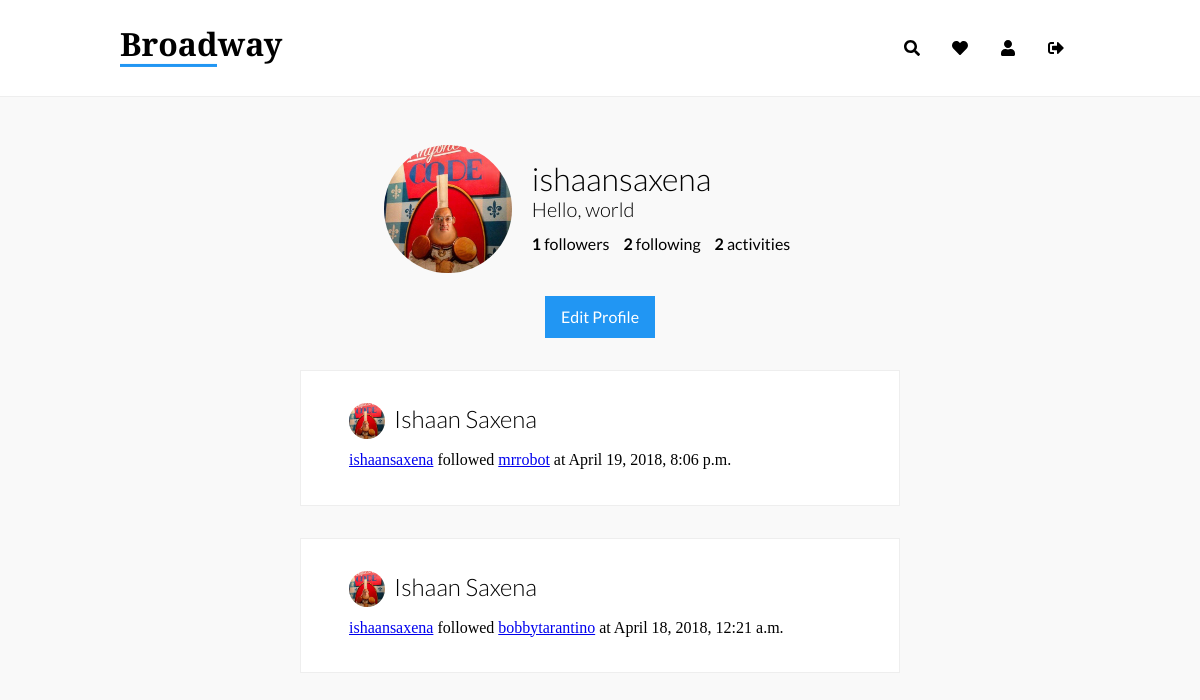
Page /u/ (signed in) on the earlier database version.
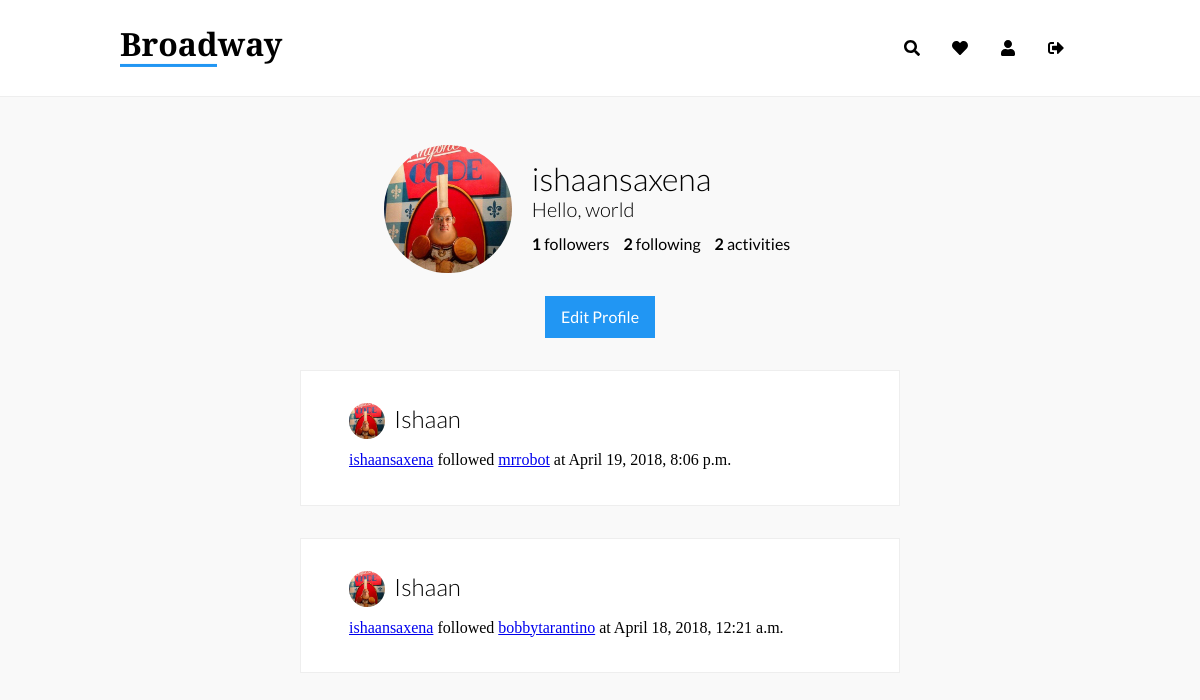
Same page on the later database version.
### user/models.py (models this page shows, shortened)
class Profile(models.Model):
    user = models.OneToOneField(User, on_delete=models.CASCADE)
    bio = models.TextField(max_length=512, blank=True)
    birth_date = models.DateField(null=True, blank=True)
    name = models.CharField(max_length=32, blank=True)
    profile_picture = models.ImageField(
        upload_to='static/assets/user_images/',
        default='static/assets/user_images/default.png',
        blank=True
    )
    created_at = models.DateTimeField(
        auto_now_add=True
    )
    followers = models.IntegerField(default=0)
    following = models.IntegerField(default=0)
    def __str__(self):
        return self.user.username

class Activity(models.Model):
    activity_type = models.CharField(max_length=50)
    main_user = models.ForeignKey(
        Profile,
        on_delete=models.CASCADE,
        related_name="main_user",
        null=True
    )
    movie = models.ForeignKey(
        main.models.Movie,
        on_delete=models.CASCADE,
        related_name="add_movie",
        null=True,
        blank=True
    )
    activity_user = models.ForeignKey(
        Profile,
        on_delete=models.CASCADE,
        related_name="activity_user",
        null=True,
        blank=True
    )
    created_at = models.DateTimeField(
        auto_now_add=True
    )

### user/views.py (the view)
# urls.py: path('', views.profile, name='profile'),
@login_required
def profile(request):
    user_profile = Profile.objects.get(user=request.user)
    activities = Activity.objects.filter(main_user=user_profile).order_by('-created_at')
    context = {
        'profile': user_profile,
        'activities': activities,
    }
    return render(request, 'user/profile.html', context)

### templates/user/profile.html (shortened to what this page needs)
{% extends "base.html" %}
{% load static %}
{% block assets %}
<link rel="stylesheet" href="{% static 'css/profile.css' %}">
<link rel="stylesheet" href="{% static 'css/activity.css' %}">
{% endblock %}
{% block content %}
<div class="container">
    <div class="section transparent profile-outer">
        <div class="profile profile-picture">
            <img src="/{{ profile.profile_picture }}">
        </div>
        <div class="profile profile-data">
            <h1 class="username">{{user.username}}</h1>
            <p class="data-outer">
                {{ profile.bio }}
            </p>
            <p class="data-outer">
                <span class="data"><span class="interactions">{{ profile.followers }}</span> followers</span>
                <span class="data"><span class="interactions">{{ profile.following }}</span> following</span>
                <span class="data"><span class="interactions">{{ activities.count }}</span> activities</span>
            </p>
        </div>
    </div>
    <div class="btn-container">
        <a href="{% url 'edit' %}" class="btn btn-edit">Edit Profile</a>
    </div>
</div>
<div class="container small">
    {% for activity in activities %}
        <div class="section">
            <div class="row">
                <div class="profile-picture">
                    <img src="/{{ activity.main_user.profile_picture }}">
                </div>
                <div class="heading">
                    <h2>
                    {% if activity.main_user.name %}
                        {{ activity.main_user.name }}
                    {% else %}
                        {{ activity.main_user }}
                    {% endif %}
                    </h2>
                </div>
            </div>
            <div class="row">
                {% if activity.movie %}
                {% else %}
                    <a href="/u/{{ activity.main_user }}">{{ activity.main_user }}</a>
                    {{ activity.activity_type }}
                    <a href="/u/{{ activity.activity_user }}">{% if activity.activity_user.user == request.user %}you{% else %}{{ activity.activity_user }}{% endif %}</a>
                    at {{ activity.created_at }}
                {% endif %}
            </div>
        </div>
    {% endfor %}
</div>
{% endblock %}

### templates/base.html (shortened to what this page needs)
{% load static %}
<!DOCTYPE html>
<html lang="en" dir="ltr">
    <head>
        <link rel="stylesheet" href="{% static 'css/main.css' %}" />
        <link rel="stylesheet" href="{% static 'css/menu.css' %}" />
        <link rel="stylesheet" href="{% static 'css/normalize.min.css' %}" />
        {% block assets %}
        {% endblock %}
    </head>
    <body>
        <div class="main">
        {% if user.is_authenticated %}
            <div class="menu">
                <div class="container">
                    <a href="{% url 'index' %}" class="logo menu-item">
                        <div class="text">Broadway</div>
                    </a>
                    <a class="menu-item" href="{% url 'logout' %}">
                        <i class="fas fa-sign-out-alt"></i>
                    </a>
                    <a class="menu-item" href="{% url 'profile' %}">
                        <i class="fas fa-user"></i>
                    </a>
                    <a class="menu-item" href="#">
                        <i class="fas fa-heart"></i>
                    </a>
                    <a class="menu-item search" href="#">
                        <i class="fas fa-search"></i>
                    </a>
                </div>
            </div>
        {% endif %}
        {% block content %}
        {% endblock %}
    </div>
    </body>
</html>

### static/css/main.css (style rules this page uses)
html { -moz-osx-font-smoothing:grayscale;-webkit-font-smoothing:antialiased;text-rendering:optimizeLegibility;-webkit-font-feature-settings:"kern";-moz-font-feature-settings:"kern";font-feature-settings:"kern";-webkit-perspective:1000 }
body { width:100%;min-height:100vh;background:#F9F9F9 }
.container { display:block;position:relative;margin:0 10%;width:auto }
.container.small { margin:0 25% }
.section { width:auto;padding:2rem 3rem;margin:2rem 0 0 0;background:#FFFFFF;border:solid 1px #EEEEEE }
.section.transparent { padding:1rem 4rem;background:transparent;border:none }
.btn { cursor:pointer;text-decoration:none;display:inline-block;padding:0.75rem 1rem;background:#1976D2;color:#FFFFFF;border:none;outline:none;-webkit-box-shadow:none;box-shadow:none;text-align:center;font-family:"Lato", sans-serif;font-weight:400;font-size:1rem;background:#2196F3;-webkit-transition:all 0.15s ease;-o-transition:all 0.15s ease;transition:all 0.15s ease }

### static/css/menu.css (style rules this page uses)
.menu { display: block; position: -webkit-sticky; position: sticky; top: 0; left: 0; width: 100%; background: #FFFFFF; padding: 1rem 0; text-align: center; z-index: 98; border-bottom: solid 1px #EEEEEE; }
.menu .menu-item { display: block; position: relative; text-decoration: none; color: inherit; float: right; height: 4rem; width: 3rem; -webkit-transition: all 0.25s ease; -o-transition: all 0.25s ease; transition: all 0.25s ease; }
.menu .menu-item svg, .menu .menu-item i { display: inline-block; position: relative; top: 50%; -webkit-transform: translateY(-50%); -ms-transform: translateY(-50%); transform: translateY(-50%); }
.menu .logo { display: block; position: relative; text-decoration: none; color: inherit; font-family: "Playfair Display", serif; font-weight: bolder; font-size: 2rem; height: 2rem; width: auto; padding: 0.75rem 0; }
.menu .logo::after { content: ''; display: block; position: relative; background: #2196F3; width: 60%; height: 0.2rem; -webkit-transform: translateY(-33%); -ms-transform: translateY(-33%); transform: translateY(-33%); }
.menu .logo.menu-item { float: left; }
.menu .logo .text { position: relative; top: 50%; -webkit-transform: translateY(-50%); -ms-transform: translateY(-50%); transform: translateY(-50%); }
.menu .container { height: 4rem; }

### static/css/profile.css (style rules this page uses)
.profile-outer { text-align: center; vertical-align: middle; }
.profile { display: inline-table; vertical-align: top; height: auto; position: relative; }
.profile.profile-picture img { -o-object-fit: cover; object-fit: cover; height: 8rem; width: 8rem; display: block; position: relative; border-radius: 50%; }
.profile.profile-data { margin: 1rem; font-family: "Lato", sans-serif; text-align: left; }
.profile.profile-data .username { margin: 0; padding: 0; font-weight: 300; font-size: 2rem; }
.profile.profile-data .data-outer { margin: 0 0 10px 0; font-weight: 300; font-size: 1.25rem; }
.profile.profile-data .data { margin: 0 10px 0 0; font-weight: 400; font-size: 1rem; }
.profile.profile-data .data .interactions { font-weight: bolder; }
.btn-container { width: 100%; text-align: center; }
.btn-container .btn { display: inline-block; }

### static/css/activity.css (style rules this page uses)
.row { margin-bottom: 3px; }
.row .profile-picture { display: inline-block; width: 2.25rem; height: 2.25rem; }
.row .profile-picture img { -o-object-fit: cover; object-fit: cover; height: inherit; width: inherit; display: block; position: relative; border-radius: 50%; }
.heading { display: inline-block; height: 2rem; width: auto; margin-left: 5px; }
.heading h2 { font-size: 1.5rem; padding: 0; margin: 0; font-family: "Lato", sans-serif; font-weight: 300; display: block; top: 50%; -webkit-transform: translateY(-40%); -ms-transform: translateY(-40%); transform: translateY(-40%); }

Differences in the rows shown:
changed through a linked row, Activity "April 19, 2018, 8:06 p.m.": main_user.name "Ishaan Saxena" → "Ishaan"
changed through a linked row, Activity "April 18, 2018, 12:21 a.m.": main_user.name "Ishaan Saxena" → "Ishaan"
